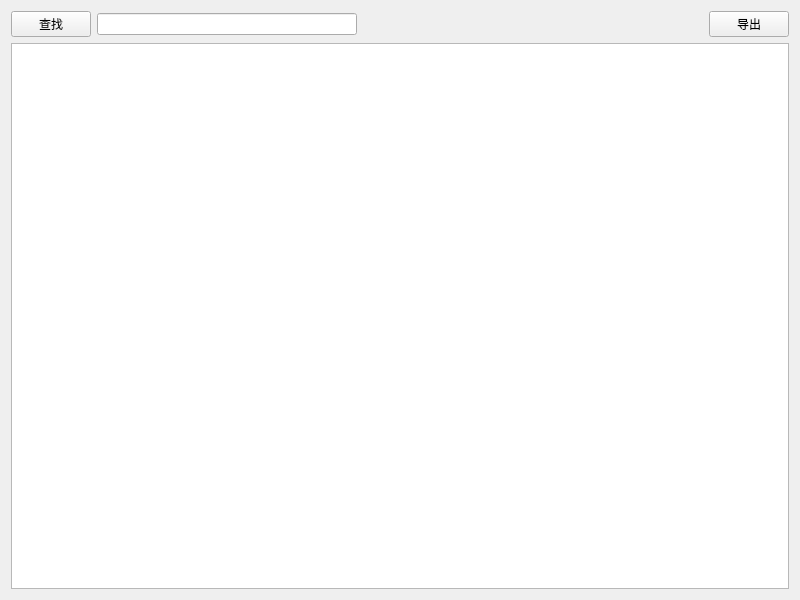
<?xml version="1.0" encoding="UTF-8"?>
<ui version="4.0">
 <class>PaymentRecordTab</class>
 <widget class="QWidget" name="PaymentRecordTab">
  <property name="geometry">
   <rect>
    <x>0</x>
    <y>0</y>
    <width>800</width>
    <height>600</height>
   </rect>
  </property>
  <property name="windowTitle">
   <string>PaymentRecordTab</string>
  </property>
  <layout class="QGridLayout" name="gridLayout">
   <item row="0" column="0">
    <layout class="QHBoxLayout" name="horizontalLayout_2">
     <item>
      <layout class="QHBoxLayout" name="horizontalLayout">
       <item>
        <widget class="QPushButton" name="pushButton_4">
         <property name="text">
          <string>查找</string>
         </property>
        </widget>
       </item>
       <item>
        <widget class="QLineEdit" name="lineEdit"/>
       </item>
      </layout>
     </item>
     <item>
      <spacer name="horizontalSpacer">
       <property name="orientation">
        <enum>Qt::Orientation::Horizontal</enum>
       </property>
       <property name="sizeHint" stdset="0">
        <size>
         <width>40</width>
         <height>20</height>
        </size>
       </property>
      </spacer>
     </item>
     <item>
      <widget class="QPushButton" name="pushButton">
       <property name="text">
        <string>导出</string>
       </property>
      </widget>
     </item>
    </layout>
   </item>
   <item row="1" column="0">
    <widget class="QTableView" name="tableView_Pay"/>
   </item>
  </layout>
 </widget>
 <resources/>
 <connections/>
</ui>
